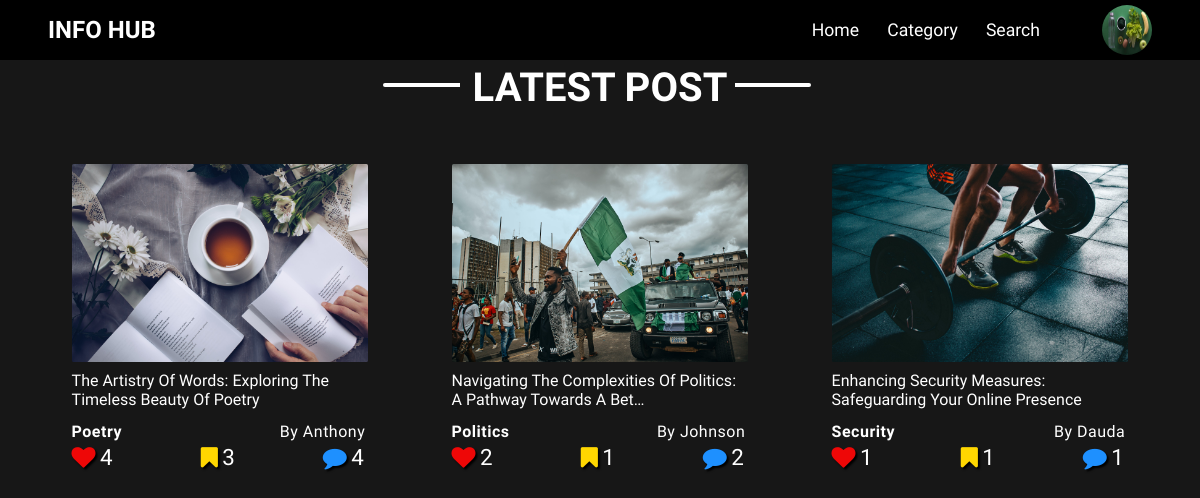
Before: / (signed in) with the older database file.
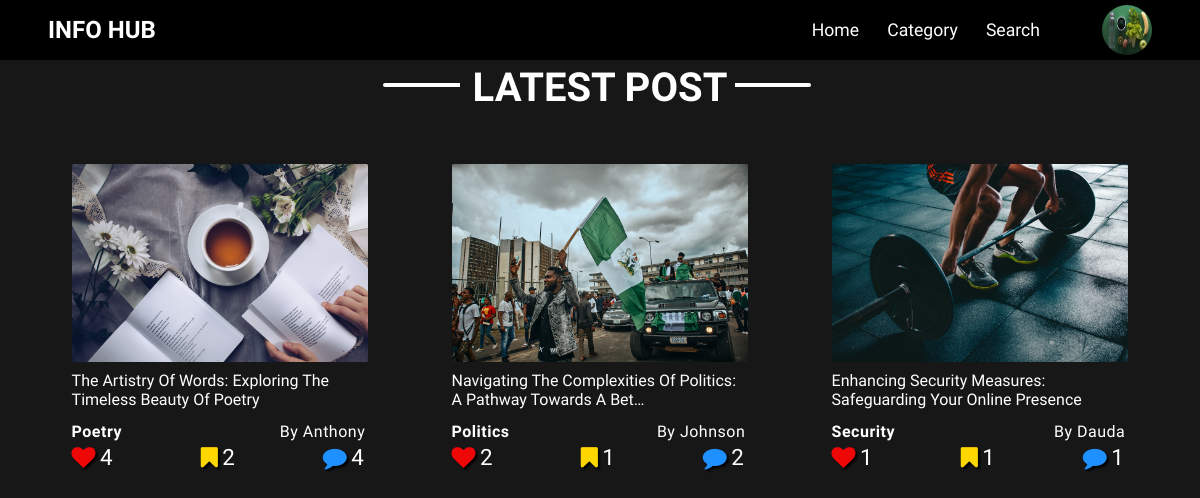
After: the same page with the newer database file.
### blogApp/models.py (models this page shows, shortened)
class Post(models.Model):
    class NewManager(models.Manager):
        def get_queryset(self):
            return super().get_queryset() .filter(Status='published')
    options = (
        ('draft', 'Draft'),
        ('published', 'Published'),
    )
    Title = models.CharField(max_length=250)
    First_Name = models.CharField(max_length=15)
    Last_Name = models.CharField(max_length=15)
    Email = models.EmailField(max_length=30)
    slug = models.SlugField(max_length=250, unique_for_date='Publish', default='default')
    Publish = models.DateTimeField(default=timezone.now )
    Author = models.ForeignKey (User, on_delete=models.CASCADE, related_name='blog_posts')
    Content = models.TextField()
    Category = models.ForeignKey(Category, on_delete=models.PROTECT, default=1)
    Category_Tag = models.CharField(max_length=20, default='Default')
    Image = models.ImageField(upload_to=User_Directory_Path)
    Status = models.CharField(max_length=10, choices=options, default='draft')
    Objects = models.Manager() #default Manager
    Newmanager = NewManager() #custom manager
    likes_count = models.IntegerField(default='0')
    likes = models.ManyToManyField(User, related_name='like', default=None, blank=True)
    liked = models.BooleanField(default=False)
    bookmark_count =  models.IntegerField(default=0)
    bookmark = models.ManyToManyField(User, related_name='bookmark',default=None, blank=True )
    def get_absolute_url(self):
        return reverse('blogApp:Single_Post', args=[self.slug])
    class Meta:
        ordering = ('-Publish',)[:8]

### blogApp/views.py (the view)
# urls.py: path('', views.PostListView, name='Home_Page'),
@login_required
def PostListView(request):
    updated_posts = Post.Newmanager.annotate(num_comments=Count('Comment')).order_by('-Publish')[:6]
    older_posts = None
    if len(updated_posts) > 6:
         older_posts = Post.Newmanager.annotate(num_comments=Count('Comment')).order_by('Publish')[:6]
    context = {'Updated_Post': updated_posts,
               'Older_Post': older_posts,
            }
    return render(request, 'blogApp/index.html', context)

### blogApp/context_processor.py (called while the page is built)
def Category_List_Options(request):
    Category_List_Options = Category.objects.exclude(name='Default')
    return {'Category_List_Options' : Category_List_Options}

### blogApp/templates/blogApp/Index.html (shortened to what this page needs)
    {% extends 'blogApp/Base.html' %}
    {% load static %}
        {% block templates %}
    <div class="Wrapper">
        {% if Updated_Post %}
            <div class="Updates">
                <h1>latest Post</h1>
            </div>
            <div class="Grid">
                {% for Blog_Post in Updated_Post %}
                <div class="Grid-Item">
                    <div class="Card">
                        <img  src="{{Blog_Post.Image.url}}" alt="{{Blog_Post.Category_Tag}}">
                            <a href="{{Blog_Post.get_absolute_url}}"><p>{{ Blog_Post.Title|truncatechars:65}}</p></a>
                            <div class="Card-Footer">
                                    <h3>{{Blog_Post.Category_Tag}}</h3>
                                    <p>By {{Blog_Post.Last_Name }}</p>
                            </div>
                            <div class="Reactions">
                                <div class="item Likes">
                                    <i  class="fa fa-heart"></i>
                                    <p>{{Blog_Post.likes_count}}</p>
                                </div>
                                 <div class="item Favourites">
                                    <i  class="fa fa-bookmark"></i>
                                    <p>{{Blog_Post.bookmark_count}}</p>
                                </div>
                                <div class="item Comments">
                                    <i  class="fa fa-comment"></i>
                                    <p>{{Blog_Post.num_comments}}</p>
                                </div>
                            </div>
                    </div>
                </div>
                {% endfor %}
            </div>
        {% endif %}
    </div>
    {% endblock %}

Changed rows visible on the page:
changed Post "The Artistry Of Words: Exploring The Timeless Beauty Of Poetry": bookmark_count "3" → "2"
